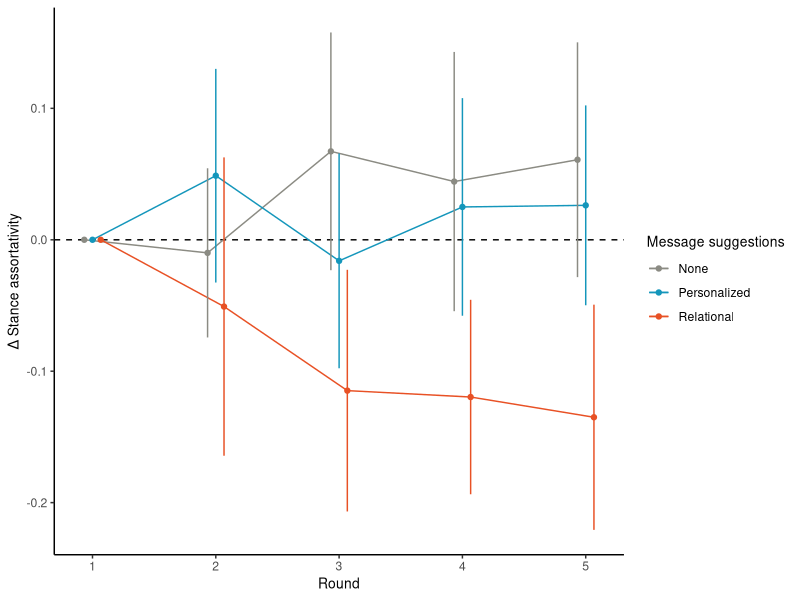
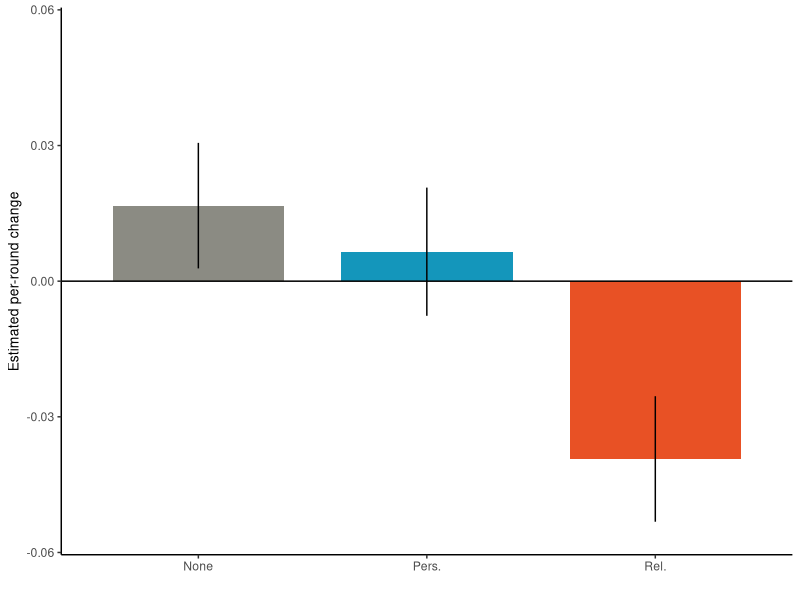
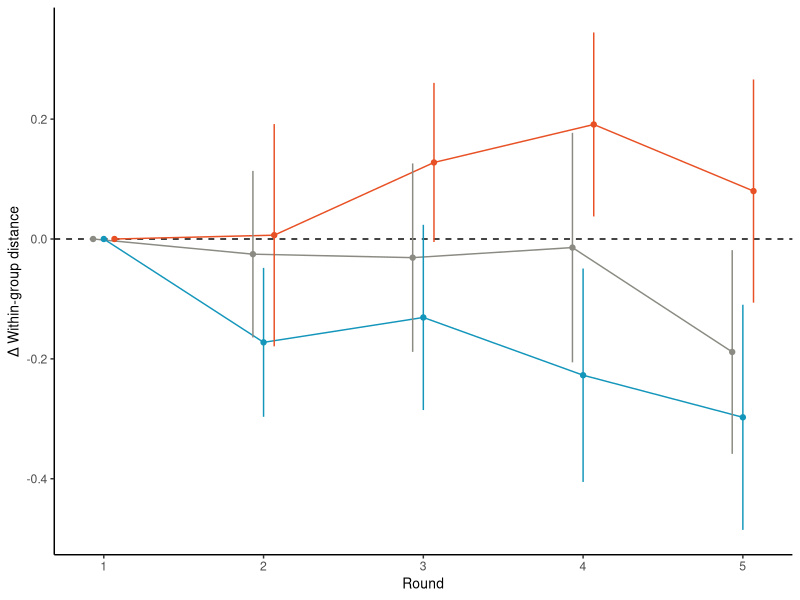
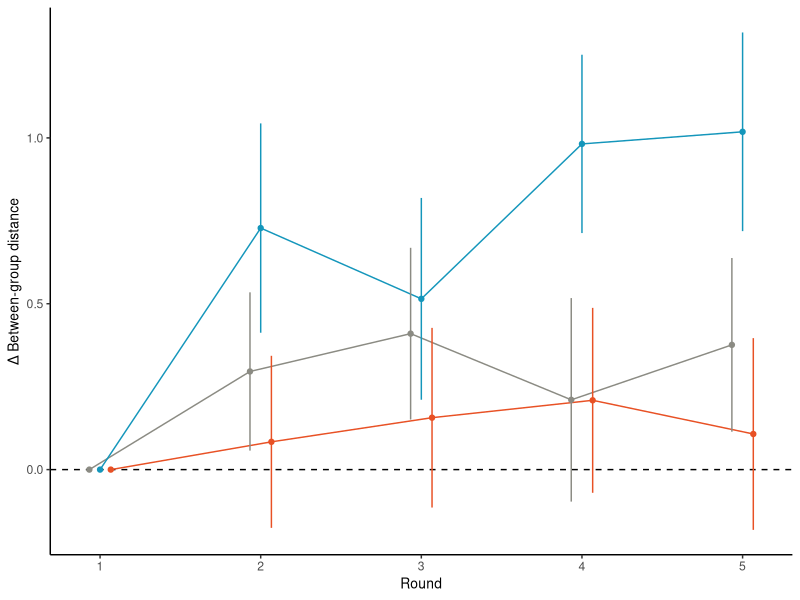

Reproduce these figures in R, in order.
library(ggplot2)
library(tidyr)
library(dplyr)
library(lme4)
library(lmerTest)
library(tidyverse)

d <- read.csv("./csv/SessionRoundData.csv") %>%
  filter(Condition %in% c("control", "personal", "relational-static"))
d <- d %>%
  mutate(
    Condition = as.factor(Condition),
    RoundID   = as.integer(RoundID)
  )

d2_diff <- d %>%
  arrange(SessionID, RoundID) %>%
  group_by(SessionID) %>%
  mutate(
    round_idx          = RoundID - 1,
    assortativity_diff = Assortativity - Assortativity[RoundID == 1][1],
    between_diff       = BetweenDistance       - BetweenDistance[RoundID == 1][1],
    within_diff        = WithinDistance        - WithinDistance[RoundID == 1][1]
  ) %>%
  ungroup() %>%
  mutate(
    personalized = as.integer(Condition == "personal"),
    relational   = as.integer(Condition == "relational-static")
  )

d3 <- d2_diff %>%
  group_by(Condition, round_idx) %>%
  summarise(
    n            = dplyr::n(),
    mean_assort  = mean(assortativity_diff, na.rm = TRUE),
    sd_assort    = sd(assortativity_diff,   na.rm = TRUE),
    se_assort    = sd_assort / sqrt(n),
    mean_within  = mean(within_diff,  na.rm = TRUE),
    sd_within    = sd(within_diff,    na.rm = TRUE),
    se_within    = sd_within / sqrt(n),
    mean_between = mean(between_diff, na.rm = TRUE),
    sd_between   = sd(between_diff,   na.rm = TRUE),
    se_between   = sd_between / sqrt(n),
    .groups = "drop"
  )

d3$Condition2 <- factor(d3$Condition, levels=c("control", "personal", "relational-static"), labels = c("None", "Personalized", "Relational" ))
color <- c("None"="#8b8b83", "Personalized"="#1496BB", "Relational"="#E85125")

# Figure 3a

ggplot(d3, aes(x = round_idx+1, y = mean_assort, color = Condition2)) +
  geom_hline(yintercept = 0, lty=2) +
  geom_line(position = position_dodge(width = 0.2)) +
  geom_point(position = position_dodge(width = 0.2)) +
  geom_errorbar(aes(ymin = mean_assort - se_assort, ymax = mean_assort + se_assort),
                width = 0.0, position = position_dodge(width = 0.2)) +
  #scale_y_continuous(limits = c(-0.3, 0.03)) +
  scale_color_manual(values = color) +
  labs(x = "Round", y = "Δ Stance assortativity", color = "Message suggestions") +
  theme_classic() +
  theme(
    #legend.position = "none",
    legend.title = element_text(size = 10),
    axis.title.x = element_text(size = 10),   # shrink x-axis label
    axis.title.y = element_text(size = 10),   # shrink y-axis label
  )


fit1 <- lm(assortativity_diff ~ 0 + round_idx + round_idx:personalized + round_idx:relational, data = d2_diff)
summary(fit1)

fit2 <- lm(within_diff ~ 0 + round_idx + round_idx:personalized + round_idx:relational, data = d2_diff)
summary(fit2)

fit3 <- lm(between_diff ~ 0 + round_idx + round_idx:personalized + round_idx:relational, data = d2_diff)
summary(fit3)


slopes <- data.frame(
  Condition = c("None", "Personalized", "Relational"),
  Slope = c(
    coef(fit1)["round_idx"],
    coef(fit1)["round_idx"] + coef(fit1)["round_idx:personalized"],
    coef(fit1)["round_idx"] + coef(fit1)["round_idx:relational"]
  )
)
slopes

vc <- vcov(fit1)

# Figure 3b -- stance change per round

# compute SE for each slope (linear combination of coefficients)
slopes$SE <- c(
  sqrt(vc["round_idx","round_idx"]),
  sqrt(vc["round_idx","round_idx"] + vc["round_idx:personalized","round_idx:personalized"] +
         2*vc["round_idx","round_idx:personalized"]),
  sqrt(vc["round_idx","round_idx"] + vc["round_idx:relational","round_idx:relational"] +
         2*vc["round_idx","round_idx:relational"])
)

color2 <- c("None"="#8b8b83", "Personalized"="#1496BB", "Relational"="#E85125")
color3 <- c("None"="#8b8b83", "Pers."="#1496BB", "Rel."="#E85125")
slopes$Condition2 <- factor(slopes$Condition, levels = c("None", "Personalized", "Relational"), labels = c("None", "Pers.", "Rel."))

ggplot(slopes, aes(x = Condition2, y = Slope, fill = Condition2)) +
  geom_col(width = 0.75) +
  geom_hline(yintercept = 0) +
  geom_errorbar(aes(ymin = Slope - SE, ymax = Slope + SE), width = 0.0) +
  scale_fill_manual(values = color3) + # None, Personalized, Relational
  scale_y_continuous(limits = c(-0.055, 0.055)) +
  labs(
    x = "",
    y = "Estimated per-round change"
  ) +
  theme_classic() +
  theme(
    legend.position = "none",
    legend.title = element_text(size = 10),
    axis.title.x = element_text(size = 10),
    axis.title.y = element_text(size = 10)
  )

# Figure 4a

ggplot(d3, aes(x = round_idx+1, y = mean_within, color = Condition2)) +
  geom_hline(yintercept = 0, lty=2) +
  geom_line(position = position_dodge(width = 0.2)) +
  geom_point(position = position_dodge(width = 0.2)) +
  geom_errorbar(aes(ymin = mean_within - se_within, ymax = mean_within + se_within),
                width = 0.0, position = position_dodge(width = 0.2)) +
  #scale_y_continuous(limits = c(2, 2.8)) +
  scale_color_manual(values = color) +
  labs(x = "Round", y = "Δ Within-group distance", color = "") +
  theme_classic() +
  theme(
    legend.position = "none",
    legend.title = element_text(size = 10),
    axis.title.x = element_text(size = 10),
    axis.title.y = element_text(size = 10)
  )

# Figure 4b

ggplot(d3, aes(x = round_idx+1, y = mean_between, color = Condition2)) +
  geom_hline(yintercept = 0, lty=2) +
  geom_line(position = position_dodge(width = 0.2)) +
  geom_point(position = position_dodge(width = 0.2)) +
  geom_errorbar(aes(ymin = mean_between - se_between, ymax = mean_between + se_between),
                width = 0.0, position = position_dodge(width = 0.2)) +
  #scale_y_continuous(limits = c(2, 2.8)) +
  scale_color_manual(values = color) +
  labs(x = "Round", y = "Δ Between-group distance", color = "") +
  theme_classic() +
  theme(
    legend.position = "none",
    legend.title = element_text(size = 10),
    axis.title.x = element_text(size = 10),
    axis.title.y = element_text(size = 10)
  )
